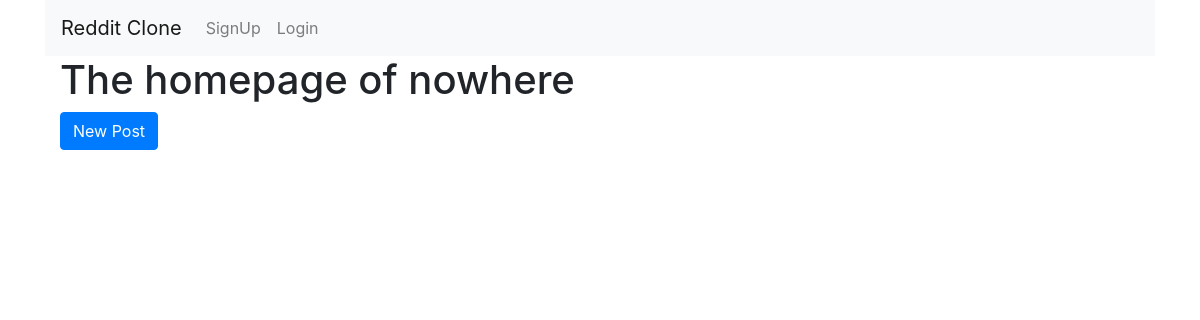
The app's page /, older data.
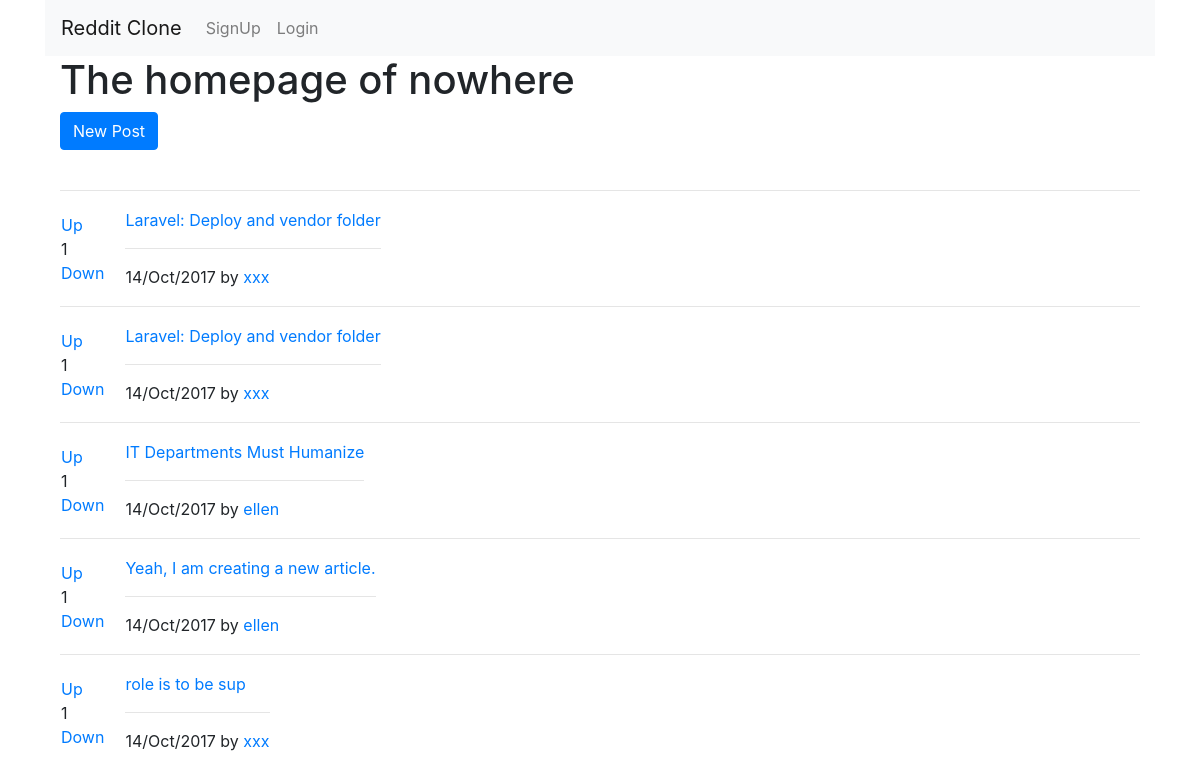
The same page, newer data.
### posts/models.py (models this page shows, shortened)
class Posts(models.Model):
    title = models.TextField(max_length=200)
    url = models.TextField()
    post_date = models.DateField()
    author = models.ForeignKey(User)
    votes = models.IntegerField(default=1)
    def post_date_pretty(self):
        return self.post_date.strftime('%e/%b/%Y')

### posts/views.py (the view)
# urls.py: 2. Add a URL to urlpatterns:  url(r'^$', views.home, name='home')
def home(request):
    posts = Posts.objects.order_by('-votes')
    return render(request, 'posts/home.html', {'posts': posts})

### posts/templates/posts/home.html (shortened to what this page needs)
{% extends 'base.html' %}
{% block content %}
    <h1>The homepage of nowhere</h1>
    <a class="btn btn-primary" href="{% url 'posts:addpost' %}">New Post</a>
    <br/>
    <br/>
    {% for post in posts.all %}
        <table>
            <tr>
                <td style="padding-right: 20px;">
                    <a href="#"
                       onClick="document.getElementById('upvote{{ post.id }}').submit()">
                        <span>Up</span>
                    </a>
                    <br/>{{ post.votes }}<br/>
                    <a href="#"
                       onClick="document.getElementById('downvote{{ post.id }}').submit()">
                        <span>Down</span>
                    </a>
                </td>
                <td>
                    <a href="{{ post.url }}">{{ post.title }}
                    </a>
                    <hr/>
                    {{ post.post_date_pretty }} by
                    <a href="#">
                        {{ post.author.username }}
                    </a>
                </td>
            </tr>
            <tr>
            <hr />
            </tr>
        </table>
    {% endfor %}
{% endblock %}

Row changes from the older to the newer data that the page shows:
added Posts: votes "1", title "Laravel: Deploy and vendor folder", post_date_pretty "14/Oct/2017", author.username "xxx"
added Posts: votes "1", title "Laravel: Deploy and vendor folder", post_date_pretty "14/Oct/2017", author.username "xxx"
added Posts: votes "1", title "IT Departments Must Humanize", post_date_pretty "14/Oct/2017", author.username "ellen"
added Posts: votes "1", title "Yeah, I am creating a new article.", post_date_pretty "14/Oct/2017", author.username "ellen"
added Posts: votes "1", title "role is to be sup", post_date_pretty "14/Oct/2017", author.username "xxx"
